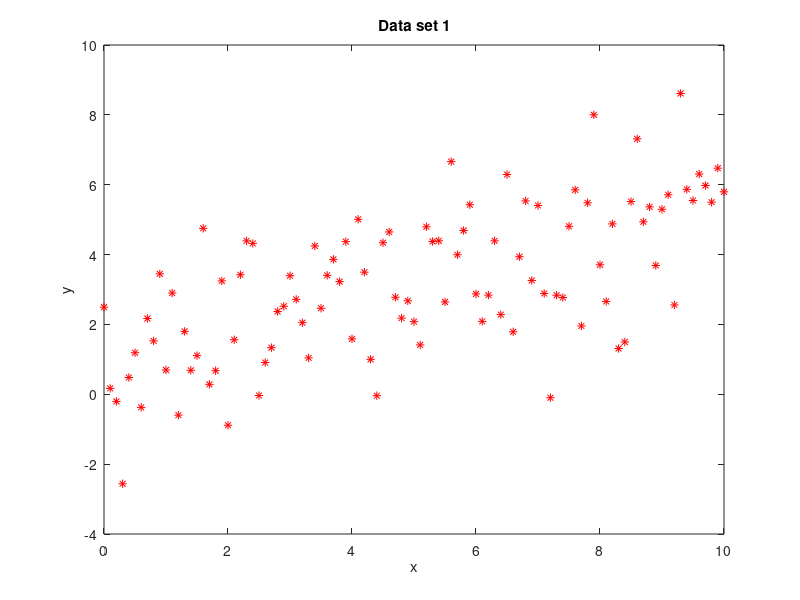

Source code (MATLAB): (Note: this script raises an error after producing the figure.)
%% Title : Linear least-squares regression + Ridge regression with 
% Macaulay marix method 
% Description :
% This Matlab code solves the linear regression problem with and without
% regularization with the Macaulay matrix method
% See also functions : 
%   - LinearRegressionSystem
%   - LinearRegressionSystemRegularization
%   - SolveEVP

clear; close all; clc

%% Without regularization : Example 1
n = 100;
x = 0:0.1:10;
y = 0.5 * x + 0.9;

figure; plot(x,y)

noise = wgn(n+1,1,5);
ywn = y + noise.';

plot(x, ywn, '*r')
xlabel('x')
ylabel('y')
title('Data set 1')

xc = [ones(n+1, 1), x'];

tic
P = LinearRegressionSystem(xc, ywn);

d = 1;
K = SolveEVP(P,d,2);
toc
[rownumk,colnumk]=size(K);
for i = 1 : colnumk
    K(:,i) = K(:,i)/K(1,i);
end

figure; plot(x,x*K(3,1)+K(2,1), 'r', x,ywn, 'b*')

% Without regularization : Example 2
n2 = 100;
x2 = 0:0.1:10;
y2 = 0.8 .* x2.^3 + 0.6 .* x2.^2 + 0.5 .* x2 + 0.9;

figure; plot(x2,y2)

noise2 = wgn(n2+1,1,40);
ywn2 = y2 + noise2.';

plot(x2, ywn2, '*r')
xlabel('x')
ylabel('y')
title('Data set 2')

xc2 = [ones(n2+1, 1), x2', (x2.^2)', (x2.^3)'];
tic
P = LinearRegressionSystem(xc2, ywn2);

d = 1;
K = SolveEVP(P,d,4);
toc
[rownumk,colnumk]=size(K);
for i = 1 : colnumk
    K(:,i) = K(:,i)/K(1,i);
end

figure; plot(x2,x2.^3*K(5,1)+ x2.^2*K(4,1)+x2*K(3,1)+K(2,1), 'r', x2,ywn2, 'b*')

%% With regularization : Example 1
n = 100;
x = 0:0.1:10;
y = 0.5 * x + 0.9;

figure; plot(x,y)

noise = wgn(n+1,1,5);
ywn = y + noise.';

plot(x, ywn, '*r')
xlabel('x')
ylabel('y')
title('Data set 1')

xc = [ones(n+1, 1), x'];

tic
P = LinearRegressionSystemRegularization(xc,ywn,5);

d = 1;
K = SolveEVP(P,d,2);
toc
[rownumk,colnumk]=size(K);
for i = 1 : colnumk
    K(:,i) = K(:,i)/K(1,i);
end

figure; plot(x,x*K(3,1)+K(2,1), 'r', x,ywn, 'b*')

% Without regularization : Example 2
n2 = 100;
x2 = 0:0.1:10;
y2 = 0.8 .* x2.^3 + 0.6 .* x2.^2 + 0.5 .* x2 + 0.9;

figure; plot(x2,y2)

noise2 = wgn(n2+1,1,40);
ywn2 = y2 + noise2.';

plot(x2, ywn2, '*r')
xlabel('x')
ylabel('y')
title('Data set 2')

xc2 = [ones(n2+1, 1), x2', (x2.^2)', (x2.^3)'];
tic
P = LinearRegressionSystemRegularization(xc2,ywn2,5);

d = 1;
K = SolveEVP(P,d,4);
toc
[rownumk,colnumk]=size(K);
for i = 1 : colnumk
    K(:,i) = K(:,i)/K(1,i);
end

figure; plot(x2,x2.^3*K(5,1)+ x2.^2*K(4,1)+x2*K(3,1)+K(2,1), 'r', x2,ywn2, 'b*')
